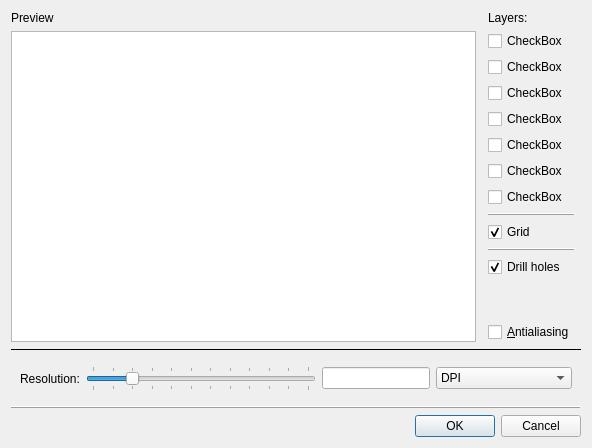
<?xml version="1.0" encoding="UTF-8"?>
<ui version="4.0">
 <class>BitmapExport</class>
 <widget class="QDialog" name="BitmapExport">
  <property name="windowModality">
   <enum>Qt::ApplicationModal</enum>
  </property>
  <property name="geometry">
   <rect>
    <x>0</x>
    <y>0</y>
    <width>592</width>
    <height>448</height>
   </rect>
  </property>
  <property name="windowTitle">
   <string>Export as bitmap</string>
  </property>
  <property name="modal">
   <bool>true</bool>
  </property>
  <layout class="QVBoxLayout" name="verticalLayout_2" stretch="1,0,0,0,0">
   <item>
    <layout class="QHBoxLayout" name="horizontalLayout_2" stretch="1,0">
     <property name="sizeConstraint">
      <enum>QLayout::SetMaximumSize</enum>
     </property>
     <item>
      <layout class="QVBoxLayout" name="verticalLayout_3" stretch="0,0">
       <item>
        <widget class="QLabel" name="label_3">
         <property name="text">
          <string>Preview</string>
         </property>
        </widget>
       </item>
       <item>
        <widget class="QGraphicsView" name="graphicsView">
         <property name="whatsThis">
          <string>Export preview</string>
         </property>
        </widget>
       </item>
      </layout>
     </item>
     <item>
      <layout class="QVBoxLayout" name="verticalLayout">
       <property name="leftMargin">
        <number>6</number>
       </property>
       <property name="rightMargin">
        <number>6</number>
       </property>
       <item>
        <widget class="QLabel" name="label_2">
         <property name="text">
          <string>Layers:</string>
         </property>
        </widget>
       </item>
       <item>
        <widget class="QCheckBox" name="layer0CheckBox">
         <property name="text">
          <string>CheckBox</string>
         </property>
        </widget>
       </item>
       <item>
        <widget class="QCheckBox" name="layer1CheckBox">
         <property name="text">
          <string>CheckBox</string>
         </property>
        </widget>
       </item>
       <item>
        <widget class="QCheckBox" name="layer2CheckBox">
         <property name="text">
          <string>CheckBox</string>
         </property>
        </widget>
       </item>
       <item>
        <widget class="QCheckBox" name="layer3CheckBox">
         <property name="text">
          <string>CheckBox</string>
         </property>
        </widget>
       </item>
       <item>
        <widget class="QCheckBox" name="layer4CheckBox">
         <property name="text">
          <string>CheckBox</string>
         </property>
        </widget>
       </item>
       <item>
        <widget class="QCheckBox" name="layer5CheckBox">
         <property name="text">
          <string>CheckBox</string>
         </property>
        </widget>
       </item>
       <item>
        <widget class="QCheckBox" name="layer6CheckBox">
         <property name="text">
          <string>CheckBox</string>
         </property>
        </widget>
       </item>
       <item>
        <widget class="QFrame" name="frame">
         <property name="frameShape">
          <enum>QFrame::HLine</enum>
         </property>
         <property name="frameShadow">
          <enum>QFrame::Raised</enum>
         </property>
        </widget>
       </item>
       <item>
        <widget class="QCheckBox" name="showGridCheckBox">
         <property name="text">
          <string>Grid</string>
         </property>
         <property name="checked">
          <bool>true</bool>
         </property>
        </widget>
       </item>
       <item>
        <widget class="QFrame" name="frame_4">
         <property name="frameShape">
          <enum>QFrame::HLine</enum>
         </property>
         <property name="frameShadow">
          <enum>QFrame::Raised</enum>
         </property>
        </widget>
       </item>
       <item>
        <widget class="QCheckBox" name="drillHolesCheckBox">
         <property name="text">
          <string>Drill holes</string>
         </property>
         <property name="checked">
          <bool>true</bool>
         </property>
        </widget>
       </item>
       <item>
        <spacer name="verticalSpacer">
         <property name="orientation">
          <enum>Qt::Vertical</enum>
         </property>
         <property name="sizeHint" stdset="0">
          <size>
           <width>20</width>
           <height>40</height>
          </size>
         </property>
        </spacer>
       </item>
       <item>
        <widget class="QCheckBox" name="antialiasingCheckBox">
         <property name="text">
          <string>&amp;Antialiasing</string>
         </property>
         <property name="checked">
          <bool>false</bool>
         </property>
        </widget>
       </item>
      </layout>
     </item>
    </layout>
   </item>
   <item>
    <widget class="QFrame" name="frame_2">
     <property name="frameShape">
      <enum>QFrame::HLine</enum>
     </property>
     <property name="frameShadow">
      <enum>QFrame::Plain</enum>
     </property>
    </widget>
   </item>
   <item>
    <widget class="QWidget" name="horizontalWidget" native="true">
     <layout class="QHBoxLayout" name="horizontalLayout">
      <property name="sizeConstraint">
       <enum>QLayout::SetMinimumSize</enum>
      </property>
      <item>
       <widget class="QLabel" name="label">
        <property name="text">
         <string>Resolution:</string>
        </property>
       </widget>
      </item>
      <item>
       <widget class="QSlider" name="resolutionSlider">
        <property name="minimum">
         <number>100</number>
        </property>
        <property name="maximum">
         <number>1200</number>
        </property>
        <property name="singleStep">
         <number>10</number>
        </property>
        <property name="pageStep">
         <number>100</number>
        </property>
        <property name="value">
         <number>300</number>
        </property>
        <property name="orientation">
         <enum>Qt::Horizontal</enum>
        </property>
        <property name="tickPosition">
         <enum>QSlider::TicksBothSides</enum>
        </property>
       </widget>
      </item>
      <item>
       <widget class="QLineEdit" name="resolutionEdit">
        <property name="sizePolicy">
         <sizepolicy hsizetype="Minimum" vsizetype="Fixed">
          <horstretch>0</horstretch>
          <verstretch>0</verstretch>
         </sizepolicy>
        </property>
        <property name="minimumSize">
         <size>
          <width>29</width>
          <height>0</height>
         </size>
        </property>
       </widget>
      </item>
      <item>
       <widget class="QComboBox" name="resolutionUnitsComboBox">
        <item>
         <property name="text">
          <string>DPI</string>
         </property>
        </item>
        <item>
         <property name="text">
          <string>Dots per centimeter</string>
         </property>
        </item>
       </widget>
      </item>
     </layout>
    </widget>
   </item>
   <item>
    <widget class="QFrame" name="frame_3">
     <property name="frameShape">
      <enum>QFrame::HLine</enum>
     </property>
     <property name="frameShadow">
      <enum>QFrame::Raised</enum>
     </property>
    </widget>
   </item>
   <item>
    <widget class="QDialogButtonBox" name="buttonBox">
     <property name="standardButtons">
      <set>QDialogButtonBox::Cancel|QDialogButtonBox::Ok</set>
     </property>
    </widget>
   </item>
  </layout>
 </widget>
 <resources/>
 <connections/>
</ui>
